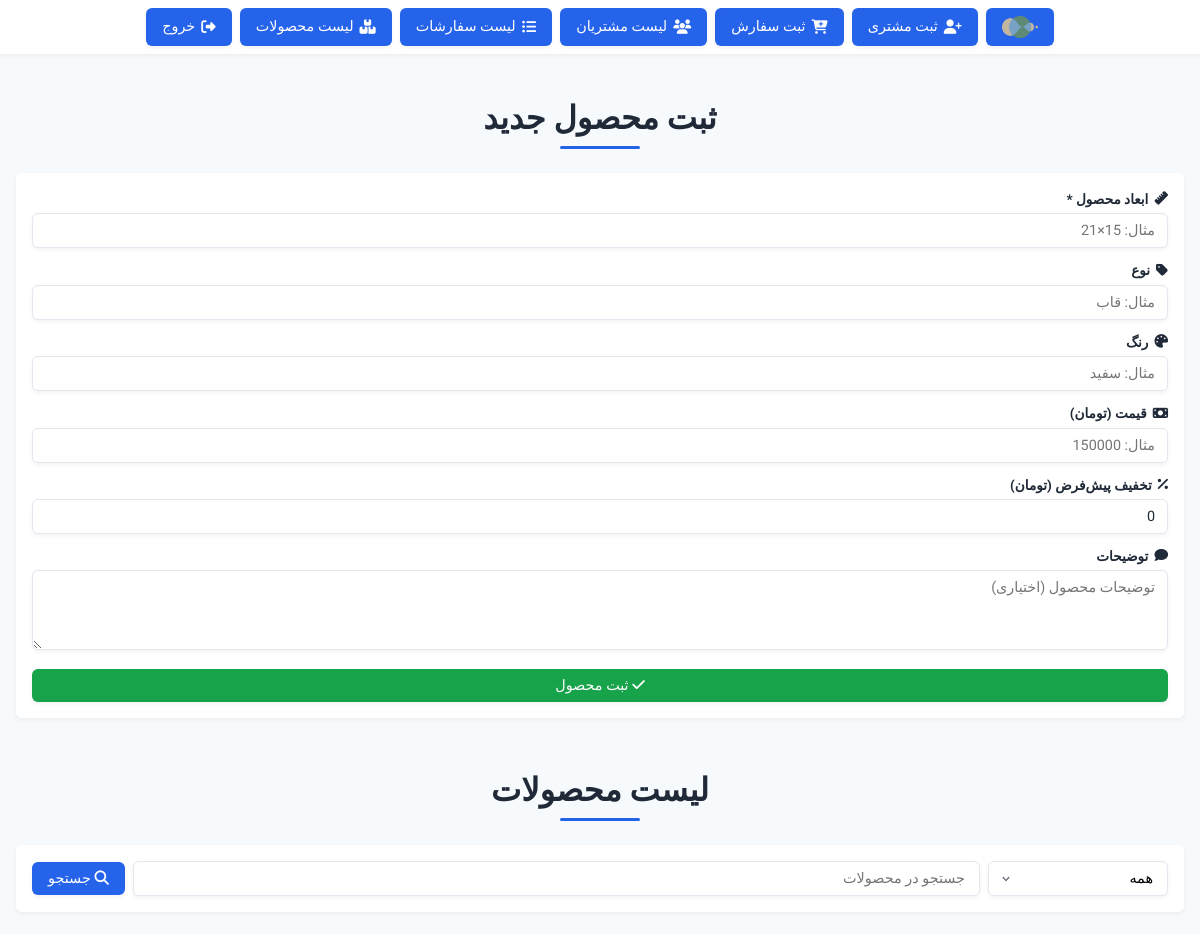
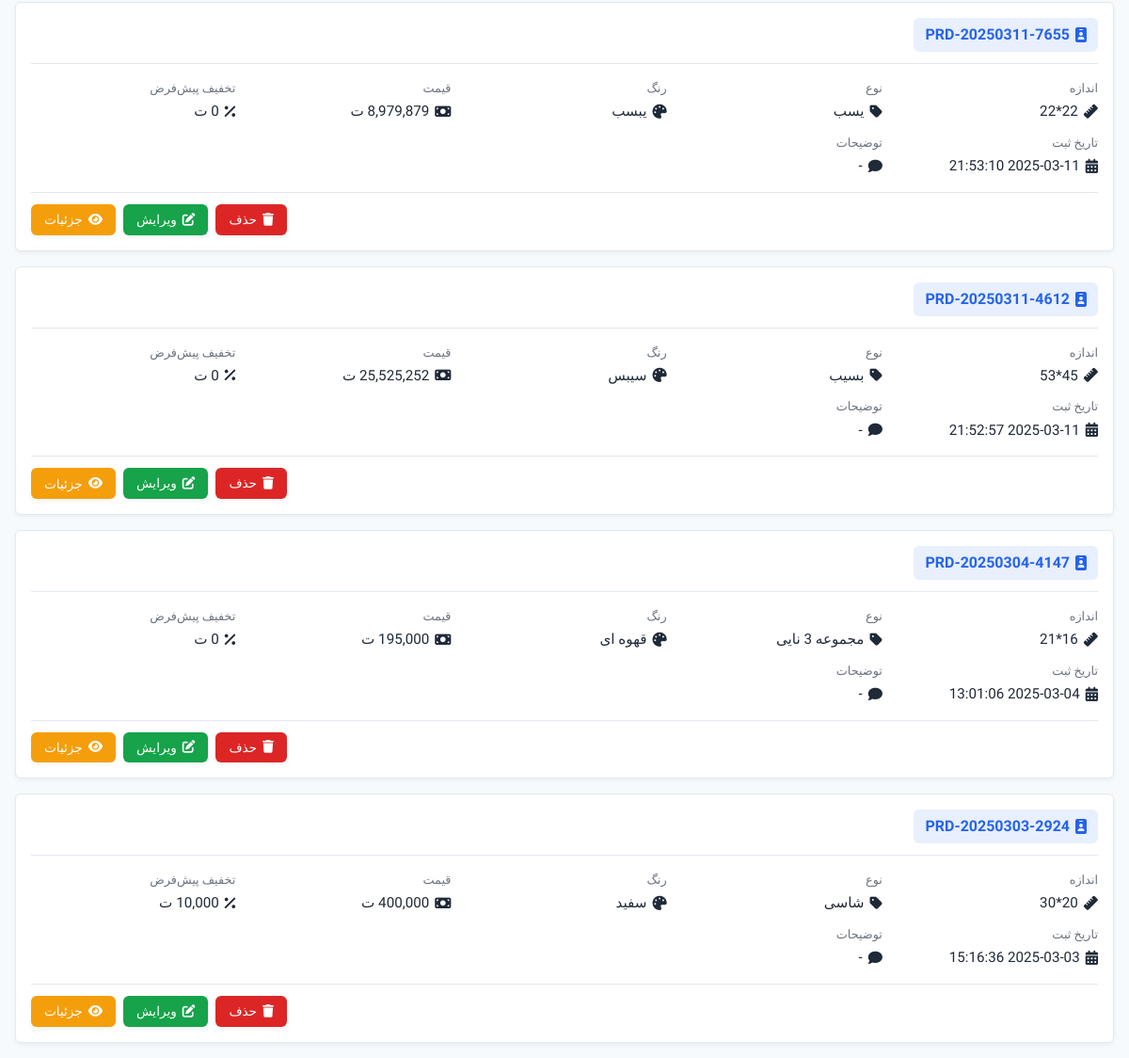
Page /Products List.php on the committed database (2 pictures, top to bottom).
### tables this page shows
CREATE TABLE `pricelist` (
  `id` int(11) NOT NULL,
  `product_code` varchar(20) NOT NULL COMMENT 'کد محصول به صورت خودکار تولید می‌شود',
  `imagesize` varchar(100) NOT NULL COMMENT 'ابعاد محصول (قبلاً name)',
  `type` varchar(50) DEFAULT NULL COMMENT 'نوع محصول (قبلاً category)',
  `color` varchar(30) DEFAULT NULL COMMENT 'رنگ محصول',
  `price` decimal(15,2) NOT NULL DEFAULT 0.00 COMMENT 'قیمت محصول به تومان',
  `default_discount` decimal(15,2) DEFAULT 0.00 COMMENT 'تخفیف پیش‌فرض به تومان',
  `description` text DEFAULT NULL COMMENT 'توضیحات محصول',
  `created_at` datetime DEFAULT current_timestamp() COMMENT 'تاریخ ثبت',
  `updated_at` datetime DEFAULT NULL ON UPDATE current_timestamp() COMMENT 'تاریخ آخرین به‌روزرسانی',
  `cost_per_unit` decimal(15,2) DEFAULT 0.00
);

### Products List.php (the view, shortened to what this page needs)
<?php
require_once 'DB Config.php';
class ProductManager {
    private PDO $pdo;
    public function __construct(PDO $pdo) {
        $this->pdo = $pdo;
        $this->pdo->setAttribute(PDO::ATTR_ERRMODE, PDO::ERRMODE_EXCEPTION);
        $this->pdo->setAttribute(PDO::ATTR_DEFAULT_FETCH_MODE, PDO::FETCH_ASSOC);
    }
    public function searchProducts(string $keyword = '', string $field = 'all', int $limit = 5, int $offset = 0): array {
        try {
            $sql = "SELECT * FROM photonim_db.pricelist";
            $params = [];
            $sql .= " ORDER BY created_at DESC LIMIT :limit OFFSET :offset";
            $stmt = $this->pdo->prepare($sql);
            $stmt->bindValue(':limit', $limit, PDO::PARAM_INT);
            $stmt->bindValue(':offset', $offset, PDO::PARAM_INT);
            $stmt->execute();
            return ['success' => true, 'data' => $stmt->fetchAll()];
        } catch (PDOException $e) {
            $this->logError("Search Products Error: " . $e->getMessage(), ['keyword' => $keyword]);
            return ['success' => false, 'message' => 'خطا در جستجو: ' . $e->getMessage()];
        }
    }
}
$productManager = new ProductManager($conn);
$page = filter_input(INPUT_GET, 'page', FILTER_VALIDATE_INT, ['options' => ['default' => 1, 'min_range' => 1]]) ?? 1;
$limit = 5;
$offset = ($page - 1) * $limit;
$searchKeyword = filter_input(INPUT_GET, 'query', FILTER_UNSAFE_RAW) ?? '';
$searchKeyword = htmlspecialchars($searchKeyword, ENT_QUOTES, 'UTF-8');
$searchField = filter_input(INPUT_GET, 'search_field', FILTER_UNSAFE_RAW) ?? 'all';
$searchField = htmlspecialchars($searchField, ENT_QUOTES, 'UTF-8');
$searchResult = $productManager->searchProducts($searchKeyword, $searchField, $limit, $offset);
$products = $searchResult['success'] ? $searchResult['data'] : [];
?>
<!DOCTYPE html>
<html lang="fa" dir="rtl">
<head>
    <link rel="stylesheet" href="https://cdnjs.cloudflare.com/ajax/libs/font-awesome/6.5.1/css/all.min.css">
</head>
<body>
    <div class="nav-bar">
        <nav class="nav-content fade-in">
            <a href="Nima%20Studio.html" class="nav-logo"><img src="Image/Logo2.png" alt="لوگو استودیو نیما"></a>
            <a href="Customer%20Registration.php" class="nav-btn"><i class="fas fa-user-plus"></i> ثبت مشتری</a>
            <a href="Order.php" class="nav-btn"><i class="fas fa-cart-plus"></i> ثبت سفارش</a>
            <a href="Customer%20List.php" class="nav-btn"><i class="fas fa-users"></i> لیست مشتریان</a>
            <a href="Order%20List.php" class="nav-btn"><i class="fas fa-list-ul"></i> لیست سفارشات</a>
            <a href="Products%20List.php" class="nav-btn"><i class="fas fa-boxes"></i> لیست محصولات</a>
            <a href="Index.php" class="nav-btn"><i class="fas fa-sign-out-alt"></i> خروج</a>
        </nav>
    </div>
    <div class="container">
        <header class="header fade-in">
            <h1 class="header-title">ثبت محصول جدید</h1>
            <div class="header-divider"></div>
        </header>
        <section class="form-section fade-in">
            <form method="POST" id="productForm" class="form-body">
                <div class="form-group">
                    <label class="form-label" for="imagesize"><i class="fas fa-ruler"></i> ابعاد محصول *</label>
                    <input type="text" name="imagesize" id="imagesize" class="form-input" placeholder="مثال: 15×21" required>
                </div>
                <div class="form-group">
                    <label class="form-label" for="type"><i class="fas fa-tag"></i> نوع</label>
                    <input type="text" name="type" id="type" class="form-input" placeholder="مثال: قاب" list="typeList">
                </div>
                <div class="form-group">
                    <label class="form-label" for="color"><i class="fas fa-palette"></i> رنگ</label>
                    <input type="text" name="color" id="color" class="form-input" placeholder="مثال: سفید">
                </div>
                <div class="form-group">
                    <label class="form-label" for="price"><i class="fas fa-money-bill"></i> قیمت (تومان)</label>
                    <input type="number" name="price" id="price" class="form-input" placeholder="مثال: 150000" min="0" step="0.01">
                </div>
                <div class="form-group">
                    <label class="form-label" for="default_discount"><i class="fas fa-percentage"></i> تخفیف پیش‌فرض (تومان)</label>
                    <input type="number" name="default_discount" id="default_discount" class="form-input" value="0" min="0" step="0.01">
                </div>
                <div class="form-group">
                    <label class="form-label" for="description"><i class="fas fa-comment"></i> توضیحات</label>
                    <textarea name="description" id="description" class="form-textarea" placeholder="توضیحات محصول (اختیاری)"></textarea>
                </div>
                <button type="submit" name="insert" class="submit-btn"><i class="fas fa-check"></i> ثبت محصول</button>
            </form>
        </section>
        <header class="header fade-in">
            <h1 class="header-title">لیست محصولات</h1>
            <div class="header-divider"></div>
        </header>
        <section class="search-section fade-in">
            <form method="GET" class="search-form">
                <select name="search_field" class="search-select">
                    <option value="all" <?= $searchField === 'all' ? 'selected' : '' ?>>همه</option>
                </select>
                <input type="text" name="query" class="search-input" value="<?= htmlspecialchars($searchKeyword) ?>" placeholder="جستجو در محصولات">
                <button type="submit" class="search-btn"><i class="fas fa-search"></i> جستجو</button>
            </form>
        </section>
        <section class="products-section fade-in">
            <?php if (!empty($products)): ?>
                <?php foreach ($products as $product): ?>
                    <div class="product-card">
                        <div class="product-header">
                            <span class="product-id"><i class="fas fa-id-badge"></i> <?= htmlspecialchars($product['product_code']) ?></span>
                        </div>
                        <div class="product-details">
                            <div class="detail-item">
                                <span class="detail-label">اندازه</span>
                                <span class="detail-value"><i class="fas fa-ruler"></i> <?= htmlspecialchars($product['imagesize']) ?></span>
                            </div>
                            <div class="detail-item">
                                <span class="detail-label">نوع</span>
                                <span class="detail-value"><i class="fas fa-tag"></i> <?= htmlspecialchars($product['type'] ?? '-') ?></span>
                            </div>
                            <div class="detail-item">
                                <span class="detail-label">رنگ</span>
                                <span class="detail-value"><i class="fas fa-palette"></i> <?= htmlspecialchars($product['color'] ?? '-') ?></span>
                            </div>
                            <div class="detail-item">
                                <span class="detail-label">قیمت</span>
                                <span class="detail-value"><i class="fas fa-money-bill"></i> <?= number_format($product['price']) ?> ت</span>
                            </div>
                            <div class="detail-item">
                                <span class="detail-label">تخفیف پیش‌فرض</span>
                                <span class="detail-value"><i class="fas fa-percentage"></i> <?= number_format($product['default_discount']) ?> ت</span>
                            </div>
                            <div class="detail-item">
                                <span class="detail-label">تاریخ ثبت</span>
                                <span class="detail-value"><i class="fas fa-calendar-alt"></i> <?= htmlspecialchars($product['created_at']) ?></span>
                            </div>
                            <div class="detail-item">
                                <span class="detail-label">توضیحات</span>
                                <span class="detail-value"><i class="fas fa-comment"></i> <?= htmlspecialchars($product['description'] ?? '-') ?></span>
                            </div>
                        </div>
                        <div class="product-actions">
                            <a href="?Dele=<?= $product['id'] ?>" class="action-btn delete" onclick="return confirm('آیا از حذف محصول با کد <?= $product['product_code'] ?> مطمئن هستید؟')"><i class="fas fa-trash"></i> حذف</a>
                            <a href="?Edit=<?= $product['id'] ?>" class="action-btn edit"><i class="fas fa-edit"></i> ویرایش</a>
                            <button class="action-btn details" data-product='<?= json_encode($product, JSON_UNESCAPED_UNICODE) ?>'><i class="fas fa-eye"></i> جزئیات</button>
                        </div>
                    </div>
                <?php endforeach; ?>
            <?php else: ?>
                <div class="no-results">هیچ محصولی با شرایط جستجو یافت نشد!</div>
            <?php endif; ?>
        </section>
    </div>
</body>
</html>

### rows in the picture
pricelist: product_code "PRD-20250311-7655", imagesize "22*22", type "یسب", color "یبسب", created_at "2025-03-11 21:53:10", description "-"
pricelist: product_code "PRD-20250311-4612", imagesize "45*53", type "بسیب", color "سیبس", price "25,525,252", created_at "2025-03-11 21:52:57", description "-"
pricelist: product_code "PRD-20250304-4147", imagesize "16*21", type "مجموعه 3 نایی", color "قهوه ای", created_at "2025-03-04 13:01:06", description "-"
pricelist: product_code "PRD-20250303-2924", imagesize "20*30", type "شاسی", color "سفید", price "400,000", created_at "2025-03-03 15:16:36", description "-"
